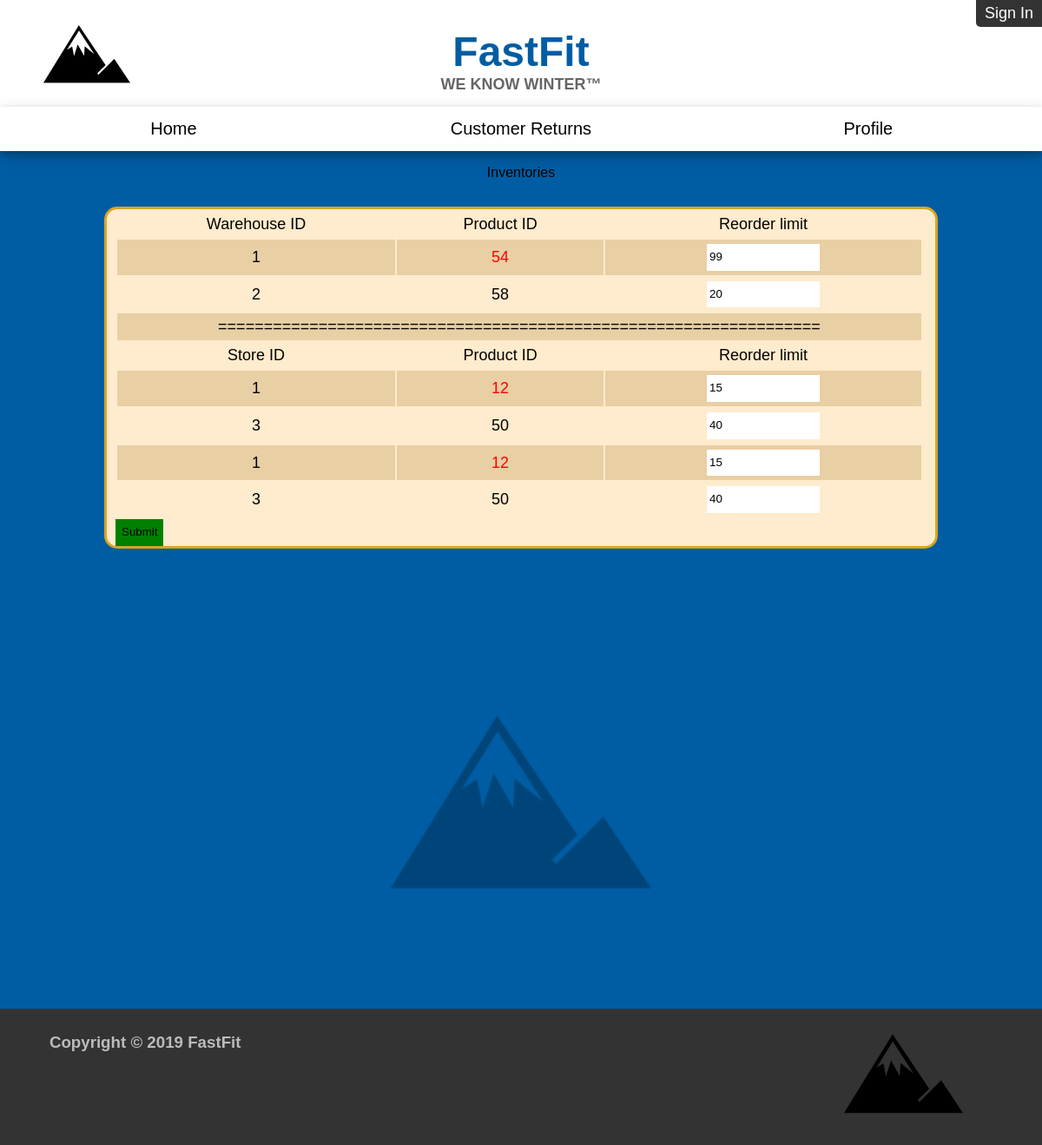
/manage.php, run on the app's committed database.
### tables this page shows
CREATE TABLE `warehouseinventory` (
  `WarehouseID` char(5) NOT NULL,
  `ProductID` char(10) NOT NULL,
  `Quantity` int(3) NOT NULL,
  `Reorder_Limit` int(2) NOT NULL
);

CREATE TABLE `storeinventory` (
  `StoreID` char(10) NOT NULL,
  `ItemID` char(10) NOT NULL,
  `StoreInventory_Quantity` int(3) NOT NULL,
  `Reorder_Limit` int(2) NOT NULL
);

### inventget.php (the view, shortened to what this page needs)
<?php
    include "database.php";
        $sql = "SELECT * FROM WAREHOUSEINVENTORY";
        $stmt = $pdo->prepare($sql);
        $stmt->execute();
        $warehouseID = array();
        array_push($warehouseID, $stmt->fetchAll(PDO::FETCH_COLUMN, 0));
        $sql = "SELECT * FROM STOREINVENTORY";
        $stmt = $pdo->prepare($sql);
        $stmt->execute();
        $storeID = array();
        array_push($storeID, $stmt->fetchAll(PDO::FETCH_COLUMN, 0));
        echo '<tr> <td> Warehouse ID </td> <td> Product ID </td> <td> Reorder limit </td></tr>';
        for($i = 0; $i<count($warehouseID[0]); $i++){
            $sql = "SELECT * FROM warehouseinventory WHERE warehouseID=:WID";
            $stmt = $pdo->prepare($sql);
            $stmt->execute(["WID" => $warehouseID[0][$i]]);
            $data = $stmt->fetchAll();
            for($o = 0; $o<count($data); $o++){
                if(count($data)>0){
                    if($data[$o][2]<$data[$o][3]){
                        echo '<tr>';
                        echo '<td>', $data[$o][1], '</td>';
                        echo '<td  style="color: red;">', $data[$o][2], '</td>';
                        echo '<td> <input name = "warehouselim[',$i,'][', $o,']" value="', $data[$o][3],'">';
                        echo '</tr>';
                    }
                    else{
                        echo '<tr>';
                        echo '<td>', $data[$o][1], '</td>';
                        echo '<td>', $data[$o][2], '</td>';
                        echo '<td> <input name = "warehouselim[',$i,'][', $o,']" value="', $data[$o][3],'">';
                        echo '</tr>';
                    }
                }
            }
        }
        echo '<tr><td colspan="3">==================================================================';
        echo '</td></tr><tr> <td> Store ID </td> <td> Product ID </td> <td> Reorder limit </td></tr>';
        for($i = 0; $i<count($storeID[0]); $i++){
            $sql = "SELECT * FROM storeinventory WHERE storeID=:STID";
            $stmt = $pdo->prepare($sql);
            $stmt->execute(["STID" => $storeID[0][$i]]);
            $data = $stmt->fetchAll();
            for($o = 0; $o<count($data); $o++){
                if(count($data)>0){
                    if($data[$o][2]<$data[$o][3]){
                        echo '<tr>';
                        echo '<td>', $data[$o][1], '</td>';
                        echo '<td  style="color: red;">', $data[$o][2], '</td>';
                        echo '<td> <input name = "storelim[',$i,'][', $o,']" value="', $data[$o][3],'">';
                        echo '</tr>';
                    }
                    else{
                        echo '<tr>';
                        echo '<td>', $data[$o][1], '</td>';
                        echo '<td>', $data[$o][2], '</td>';
                        echo '<td> <input name = "storelim[',$i,'][', $o,']" value="', $data[$o][3],'">';
                        echo '</tr>';
                    }
                }
            }
        }
?>

### baseCSS.css (style rules this page uses)
body { margin: 0px; background-color: #005da3; min-height: 100%; }
@media only screen and (min-width: 629px) { input, textarea { border: 1px solid transparent; resize: none; } }

### manage.php (style rules this page uses)
table td { padding: 5px 0; margin: 0; }
table tr:nth-child(even) { background-color: #e8cfa4; }
input { -webkit-box-sizing: border-box; -moz-box-sizing: border-box; box-sizing: border-box; resize: none; -moz-transition: none 0s ease 0s; line-height: 2em; }
@media only screen and (min-width: 629px) { #informationContainer form table th, td { padding: 5px; font-family: Bookman, sans-serif; font-size: 18px; text-align: center; } }
@media only screen and (min-width: 629px) { input { max-width: 130px; } }

### data on the page
warehouseinventory: ProductID "1", Quantity "54", Reorder_Limit "99"
warehouseinventory: ProductID "2", Quantity "58", Reorder_Limit "20"
storeinventory: ItemID "1", StoreInventory_Quantity "12", Reorder_Limit "15"
storeinventory: ItemID "3", StoreInventory_Quantity "50", Reorder_Limit "40"
